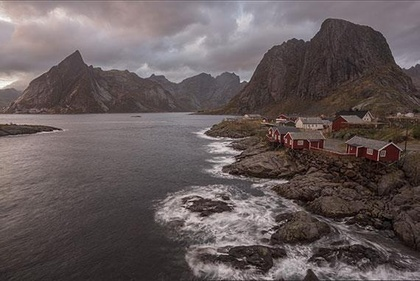
%> input picture HistogramEqualization/test_case/1.jpg, 420 x 281 px, shrunk from 570 x 382 before the run; its folder holds only this picture in this run
$ octave histogram_equalization_demo.m   (GNU Octave 9; MATLAB toolbox functions it lacks are replaced by stand-ins)
%> lines starting %> are read from the running program, lines starting %| are printed output that depends on the picture
%> further down, img is the input picture: size 281x420x3 uint8; mean R, G, B 100.9, 89.8, 90
### HistogramEqualization/histogramEqualization.m
function [img_eq] = histogramEqualization(inputImg)
% histogramEqualization Performs histogram equalization on an image.
%
%   img_eq = histogramEqualization(inputImg)
%
%   This function works for both grayscale and RGB images. For RGB, it
%   equalizes each color channel independently.
%
%   Inputs:
%       inputImg - The source image matrix (uint8).
%
%   Outputs:
%       img_eq   - The histogram-equalized image (uint8).

    num_bins = 256;
    % Convert to double once for indexing, which is faster than converting repeatedly.
    inputImg_double = double(inputImg);

    if size(inputImg, 3) == 1
        % --- Case 1: Grayscale Image ---

        % Calculate the histogram (counts of each pixel intensity)
        counts = zeros(1, num_bins);
        for i = 0:(num_bins - 1)
            counts(i + 1) = sum(inputImg(:) == i);
        end

        % Calculate the PDF (Probability Density Function)
        pdf = counts / numel(inputImg);

        % Calculate the CDF (Cumulative Distribution Function)
        cdf = cumsum(pdf);

        % Create the mapping function by scaling the CDF to [0, 255]
        s = round((num_bins - 1) * cdf);

        % Map original intensities to equalized values. Add 1 for 1-based indexing.
        img_eq_double = s(inputImg_double + 1);

    elseif size(inputImg, 3) == 3
        % --- Case 2: RGB Image ---

        img_eq_double = zeros(size(inputImg_double)); % Pre-allocate

        % Process each color channel independently
        for channel = 1:3
            channel_data = inputImg(:,:,channel);

            counts = zeros(1, num_bins);
            for i = 0:(num_bins - 1)
                counts(i + 1) = sum(channel_data(:) == i);
            end

            pdf = counts / numel(channel_data);
            cdf = cumsum(pdf);
            s = round((num_bins - 1) * cdf);

            % Map intensities for the current channel
            img_eq_double(:,:,channel) = s(inputImg_double(:,:,channel) + 1);
        end
%> this loop made 3 passes
%> pass 1, in histogramEqualization, `channel_data = inputImg(:,:,channel);`:
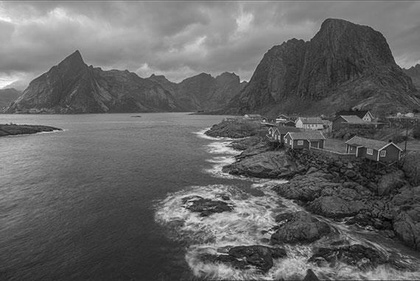
%> channel_data: size 281x420 uint8; min 1, max 255, mean 100.9
%> pass 2, in histogramEqualization, `channel_data = inputImg(:,:,channel);`:
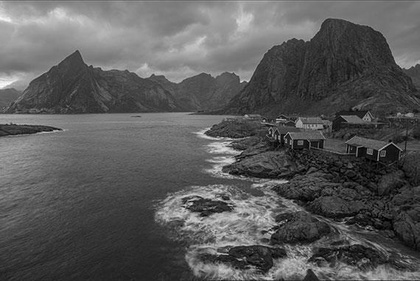
%> channel_data: size 281x420 uint8; min 0, max 253, mean 89.8
%> after the loop:
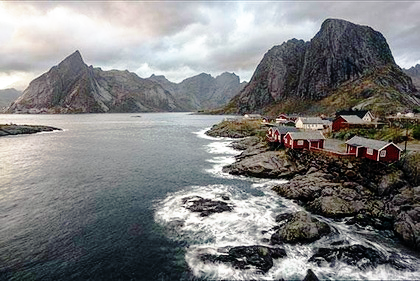
%> img_eq_double: size 281x420x3 double; mean R, G, B 128.4, 128.4, 128.4
%> after the loop, counts = 256 values, max 1522 at index 51, min 0 at index 221, mean 461

    else
        error('Input image must be either grayscale or RGB.');
    end

    % Convert the final result back to uint8 for image display
    img_eq = uint8(img_eq_double);
end

### customHistogram.m
function [counts, bin_locations] = customHistogram(imageData, num_bins)
% customHistogram Computes the histogram of an image or a single channel.
%   [counts, bin_locations] = customHistogram(imageData, num_bins)
%   calculates the frequency distribution of pixel values in imageData.
%
%   Inputs:
%       imageData - A matrix of image data (can be grayscale, a color image,
%                   or a single color channel). If a color image is provided,
%                   all pixel values from all channels are flattened and
%                   counted together.
%       num_bins  - The number of bins to use for the histogram (typically
%                   256 for 8-bit images).
%
%   Outputs:
%       counts        - A 1xnum_bins vector of pixel counts for each bin.
%       bin_locations - A 1xnum_bins vector representing the pixel value
%                       for each bin (e.g., 0, 1, ..., 255).

    % Convert input data to a flat vector of doubles for processing.
    data = double(imageData(:));

    % Define the bin edges. For an 8-bit image, values range from 0 to 255.
    % Create num_bins+1 edges from 0 to num_bins because it's a histogram (num_bins bar).
    edges = linspace(0, num_bins, num_bins + 1);

    % Initialize a vector to store the counts (frequency) for each bin.
    counts = zeros(1, num_bins);

    % Loop-based implementation to count the frequencies of each pixel.
    for i = 1:num_bins
        % Count all pixel values that are >= the left edge AND < the right edge.
        counts(i) = sum(data >= edges(i) & data < edges(i+1));
    end

    % The bin locations correspond to the integer pixel values (0, 1, 2, ...).
    bin_locations = 0:(num_bins-1);

end

### HistogramEqualization/histogram_equalization_demo.m
% Histogram Equalization Demo - Batch processing for multiple images
clc;
clear;
close all;

% --- 1. Setup Image Directory ---
image_folder = './test_case/'; % Use the current folder
image_files = [
    dir(fullfile(image_folder, '*.bmp'));
    dir(fullfile(image_folder, '*.png'));
    dir(fullfile(image_folder, '*.jpg'))
];

if isempty(image_files)
    error('No image files (.bmp, .png, .jpg) found in the current directory.');
end

% --- 2. Loop Through Each Image ---
for k = 1:length(image_files)
    current_filename = image_files(k).name;
    full_filepath = fullfile(image_folder, current_filename);

    fprintf('Processing image: %s\n', current_filename);

    % --- Read Image ---
    try
        img = imread(full_filepath);
    catch ME
        warning('Failed to read "%s". Skipping file. Error: %s', current_filename, ME.message);
        continue; % Skip to the next image
    end

    % --- Display Original Image ---
    figure('Name', [current_filename ' - Original'], 'NumberTitle', 'off');
    imshow(img);
    title(['Original: ' current_filename], 'Interpreter', 'none');

    % --- Apply Histogram Equalization ---
    img_eq = histogramEqualization(img);

    % --- Display Equalized Image ---
    figure('Name', [current_filename ' - Equalized'], 'NumberTitle', 'off');
    imshow(img_eq);
    title('Histogram Equalized', 'Interpreter', 'none');

    % --- Display Histograms for Comparison ---
    figure('Name', [current_filename ' - Histograms'], 'NumberTitle', 'off');

    % Subplot for original histogram using custom function
    subplot(1, 2, 1);
    if size(img, 3) == 3
        data_for_hist = rgb2gray(img); % Convert RGB to grayscale for intensity histogram
    else
        data_for_hist = img;
    end
    [counts, bin_centers] = customHistogram(data_for_hist, 256);
%> after the loop in customHistogram, `for i = 1:num_bins`: counts = 256 values, max 1476 at index 58, min 0 at index 253, mean 461
%> bin_centers = 256 values from 0 to 255
    bar(bin_centers, counts, 'hist');
    xlim([0 255]); % Set axis limits for consistency
    xlabel('Pixel Value');
    ylabel('Frequency');
    title('Original Histogram');

    % Subplot for equalized histogram using custom function
    subplot(1, 2, 2);
    if size(img_eq, 3) == 3
        data_for_hist_eq = rgb2gray(img_eq); % Convert RGB to grayscale
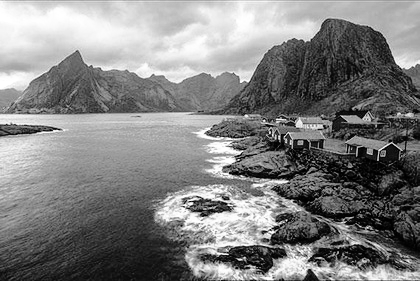
%> data_for_hist_eq: size 281x420 uint8; min 0, max 255, mean 128.4
    else
        data_for_hist_eq = img_eq;
    end
    [counts_eq, bin_centers_eq] = customHistogram(data_for_hist_eq, 256);
%> counts_eq = 256 values, max 952 at index 79, min 49 at index 59, mean 461; bin_centers_eq = 256 values from 0 to 255
    bar(bin_centers_eq, counts_eq, 'hist');
    xlim([0 255]); % Set axis limits for consistency
    xlabel('Pixel Value');
    ylabel('Frequency');
    title('Equalized Histogram');
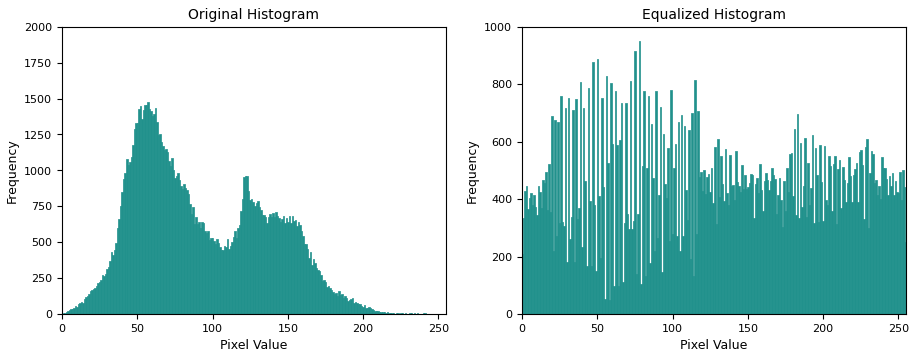
%> figure redrawn from the program's plot data, 2 panels; panel 1: tallest bar 1476 high, from x = 56.5 to 57.5; panel 2: tallest bar 952 high, from x = 77.5 to 78.5
end

disp('Finished processing all images.');

$ run again, on HistogramEqualization/test_case/5.jpg
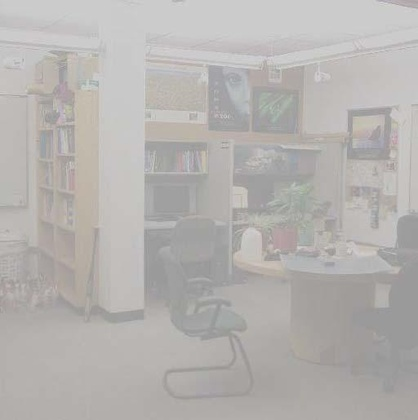
%> input picture HistogramEqualization/test_case/5.jpg, 418 x 420 px, shrunk from 512 x 515 before the run
%> img is the input picture: size 420x418x3 uint8; mean R, G, B 180.9, 178, 175.7
%> after the loop in histogramEqualization, `for channel = 1:3`:
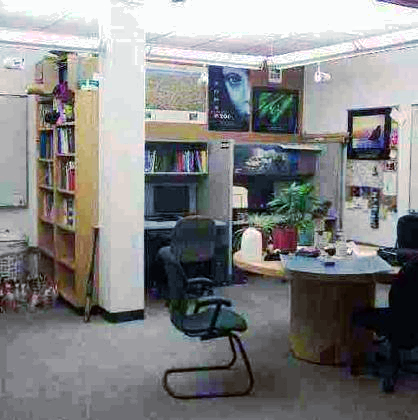
%> img_eq_double: size 420x418x3 double; mean R, G, B 130.4, 130.4, 130.5
%> after the loop in histogramEqualization, `for channel = 1:3`: counts = 256 values, max 11143 at index 204, min 0 at index 1, mean 685.8
%> after the loop in customHistogram, `for i = 1:num_bins`: counts = 256 values, max 11360 at index 204, min 0 at index 1, mean 685.8
%> `[counts, bin_centers] = customHistogram(data_for_hist, 256);`: bin_centers = 256 values from 0 to 255
%> counts_eq = 256 values, max 10591 at index 252, min 6 at index 248, mean 685.8; bin_centers_eq = 256 values from 0 to 255
%> `title('Equalized Histogram');`:
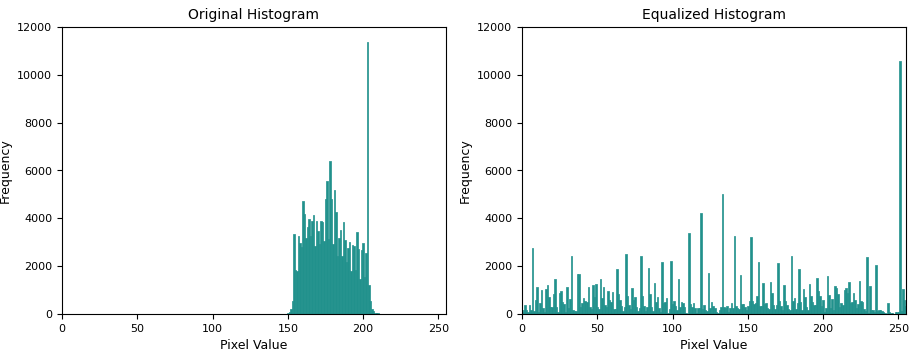
%> figure redrawn from the program's plot data, 2 panels; panel 1: tallest bar 11360 high, from x = 202.5 to 203.5; panel 2: tallest bar 10591 high, from x = 250.5 to 251.5

$ run again, on HistogramEqualization/test_case/10.png
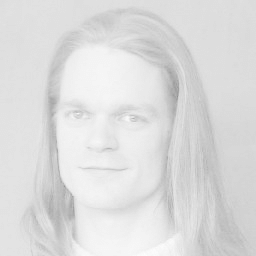
%> input picture HistogramEqualization/test_case/10.png, 256 x 256 px
%> after the loop in histogramEqualization, `for i = 0:(num_bins - 1)`: counts = 256 values, max 6785 at index 8, min 0 at index 52, mean 256
%> pdf = 256 values, max 0.104 at index 8, min 0 at index 52, mean 0.00391
%> cdf = 256 values from 0.089 to 1
%> s = 256 values from 23 to 255
%> in histogramEqualization, `img_eq_double = s(inputImg_double + 1);`:
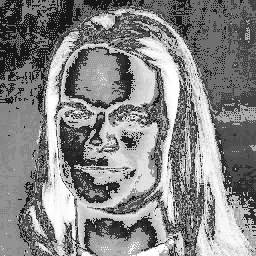
%> img_eq_double: size 256x256 double; min 23, max 255, mean 133.8
%> `[counts, bin_centers] = customHistogram(data_for_hist, 256);`: bin_centers = 256 values from 0 to 255
%> counts_eq = 256 values, max 6785 at index 113, min 0 at index 1, mean 256; bin_centers_eq = 256 values from 0 to 255
%> `title('Equalized Histogram');`:
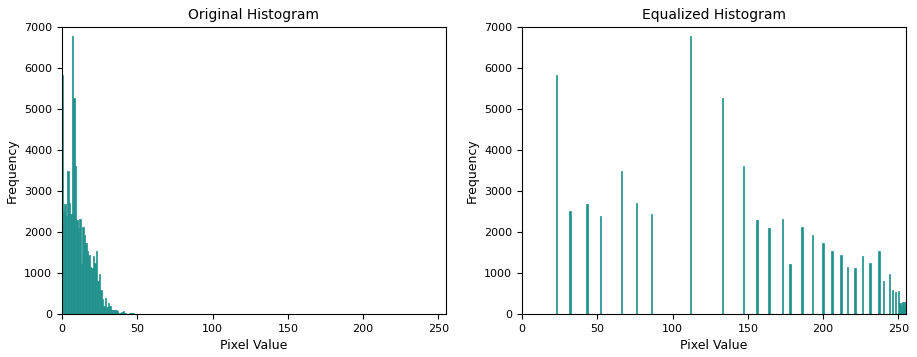
%> figure redrawn from the program's plot data, 2 panels; panel 1: tallest bar 6785 high, from x = 6.5 to 7.5; panel 2: tallest bar 6785 high, from x = 111.5 to 112.5
